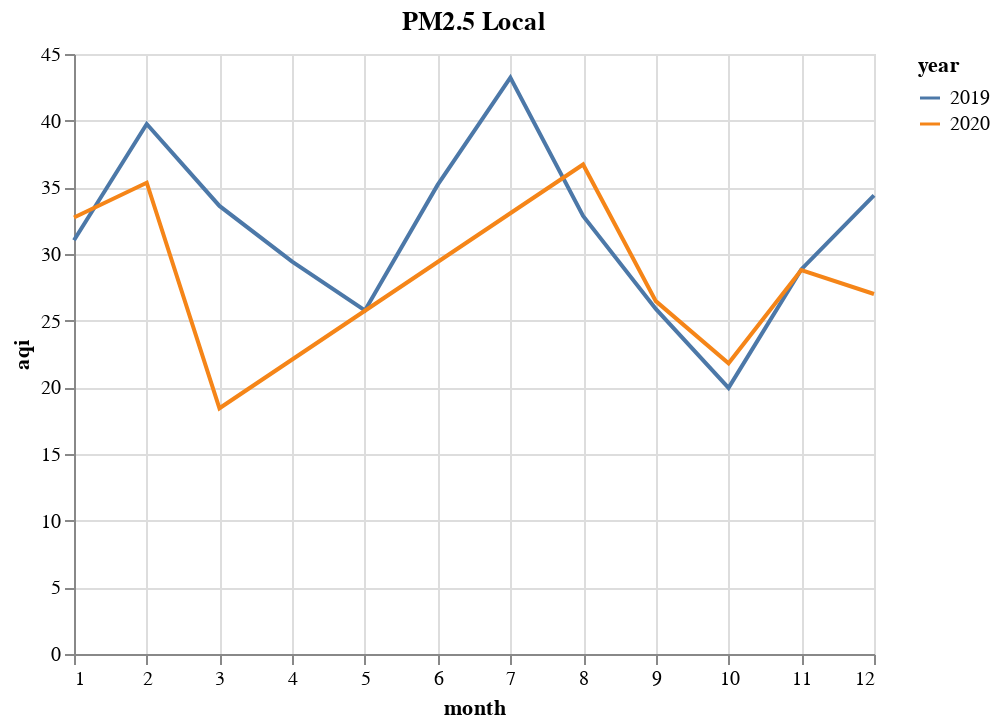

Notebook cell for this chart:
### Code cell
pm25_local_2019_chart = alt.Chart(pm25_local_2019).mark_line().encode(
    alt.X("month"),
    alt.Y("aqi"),
    color="year:N"
).properties(
    title="PM2.5 Local Conditions - 2019"
)

pm25_local_2020_chart = alt.Chart(pm25_local_2020).mark_line().encode(
    alt.X("month"),
    alt.Y("aqi"),
    color="year:N"
).properties(
    title="PM2.5 Local Conditions - 2020"
)

pm25_local_chart = alt.layer(
    pm25_local_2019_chart,
    pm25_local_2020_chart
).properties(
    title="PM2.5 Local"
)
pm25_local_chart

### Figure 1 — Vega-Lite specification as saved in the notebook (floating-point values rounded to 4 significant figures)
{"config": {"view": {"continuousWidth": 400, "continuousHeight": 300}}, "layer": [{"data": {"name": "data-ce1f4ef402a07c95ed1b62a2d94ba737"}, "mark": "line", "encoding": {"color": {"type": "nominal", "field": "year"}, "x": {"type": "quantitative", "field": "month"}, "y": {"type": "quantitative", "field": "aqi"}}, "title": "PM2.5 Local Conditions - 2019"}, {"data": {"name": "data-876a07c83189cb6ca5e5792530e047f0"}, "mark": "line", "encoding": {"color": {"type": "nominal", "field": "year"}, "x": {"type": "quantitative", "field": "month"}, "y": {"type": "quantitative", "field": "aqi"}}, "title": "PM2.5 Local Conditions - 2020"}], "title": "PM2.5 Local", "$schema": "https://vega.github.io/schema/vega-lite/v4.8.1.json", "datasets": {"data-ce1f4ef402a07c95ed1b62a2d94ba737": [{"date_month": "2019-08-01", "aqi": 32.86, "arithmetic_mean": 7.911, "units_of_measure": "Micrograms/cubic meter (LC)", "parameter": "PM2.5 - Local Conditions", "year": 2019, "month": 8}, {"date_month": "2019-04-01", "aqi": 29.43, "arithmetic_mean": 7.071, "units_of_measure": "Micrograms/cubic meter (LC)", "parameter": "PM2.5 - Local Conditions", "year": 2019, "month": 4}, {"date_month": "2019-01-01", "aqi": 31.03, "arithmetic_mean": 7.694, "units_of_measure": "Micrograms/cubic meter (LC)", "parameter": "PM2.5 - Local Conditions", "year": 2019, "month": 1}, {"date_month": "2019-12-01", "aqi": 34.4, "arithmetic_mean": 8.816, "units_of_measure": "Micrograms/cubic meter (LC)", "parameter": "PM2.5 - Local Conditions", "year": 2019, "month": 12}, {"date_month": "2019-03-01", "aqi": 33.61, "arithmetic_mean": 8.158, "units_of_measure": "Micrograms/cubic meter (LC)", "parameter": "PM2.5 - Local Conditions", "year": 2019, "month": 3}, {"date_month": "2019-02-01", "aqi": 39.75, "arithmetic_mean": 10.34, "units_of_measure": "Micrograms/cubic meter (LC)", "parameter": "PM2.5 - Local Conditions", "year": 2019, "month": 2}, {"date_month": "2019-10-01", "aqi": 19.96, "arithmetic_mean": 4.8, "units_of_measure": "Micrograms/cubic meter (LC)", "parameter": "PM2.5 - Local Conditions", "year": 2019, "month": 10}, {"date_month": "2019-09-01", "aqi": 25.88, "arithmetic_mean": 6.248, "units_of_measure": "Micrograms/cubic meter (LC)", "parameter": "PM2.5 - Local Conditions", "year": 2019, "month": 9}, {"date_month": "2019-05-01", "aqi": 25.77, "arithmetic_mean": 6.226, "units_of_measure": "Micrograms/cubic meter (LC)", "parameter": "PM2.5 - Local Conditions", "year": 2019, "month": 5}, {"date_month": "2019-11-01", "aqi": 28.84, "arithmetic_mean": 7.408, "units_of_measure": "Micrograms/cubic meter (LC)", "parameter": "PM2.5 - Local Conditions", "year": 2019, "month": 11}, {"date_month": "2019-06-01", "aqi": 35.18, "arithmetic_mean": 8.594, "units_of_measure": "Micrograms/cubic meter (LC)", "parameter": "PM2.5 - Local Conditions", "year": 2019, "month": 6}, {"date_month": "2019-07-01", "aqi": 43.23, "arithmetic_mean": 10.69, "units_of_measure": "Micrograms/cubic meter (LC)", "parameter": "PM2.5 - Local Conditions", "year": 2019, "month": 7}], "data-876a07c83189cb6ca5e5792530e047f0": [{"date_month": "2020-01-01", "aqi": 32.74, "arithmetic_mean": 7.859, "units_of_measure": "Micrograms/cubic meter (LC)", "parameter": "PM2.5 - Local Conditions", "year": 2020, "month": 1}, {"date_month": "2020-12-01", "aqi": 27.0, "arithmetic_mean": 6.84, "units_of_measure": "Micrograms/cubic meter (LC)", "parameter": "PM2.5 - Local Conditions", "year": 2020, "month": 12}, {"date_month": "2020-09-01", "aqi": 26.47, "arithmetic_mean": 6.42, "units_of_measure": "Micrograms/cubic meter (LC)", "parameter": "PM2.5 - Local Conditions", "year": 2020, "month": 9}, {"date_month": "2020-03-01", "aqi": 18.43, "arithmetic_mean": 4.429, "units_of_measure": "Micrograms/cubic meter (LC)", "parameter": "PM2.5 - Local Conditions", "year": 2020, "month": 3}, {"date_month": "2020-10-01", "aqi": 21.8, "arithmetic_mean": 5.207, "units_of_measure": "Micrograms/cubic meter (LC)", "parameter": "PM2.5 - Local Conditions", "year": 2020, "month": 10}, {"date_month": "2020-02-01", "aqi": 35.35, "arithmetic_mean": 8.683, "units_of_measure": "Micrograms/cubic meter (LC)", "parameter": "PM2.5 - Local Conditions", "year": 2020, "month": 2}, {"date_month": "2020-08-01", "aqi": 36.71, "arithmetic_mean": 8.843, "units_of_measure": "Micrograms/cubic meter (LC)", "parameter": "PM2.5 - Local Conditions", "year": 2020, "month": 8}, {"date_month": "2020-11-01", "aqi": 28.8, "arithmetic_mean": 7.18, "units_of_measure": "Micrograms/cubic meter (LC)", "parameter": "PM2.5 - Local Conditions", "year": 2020, "month": 11}]}}
